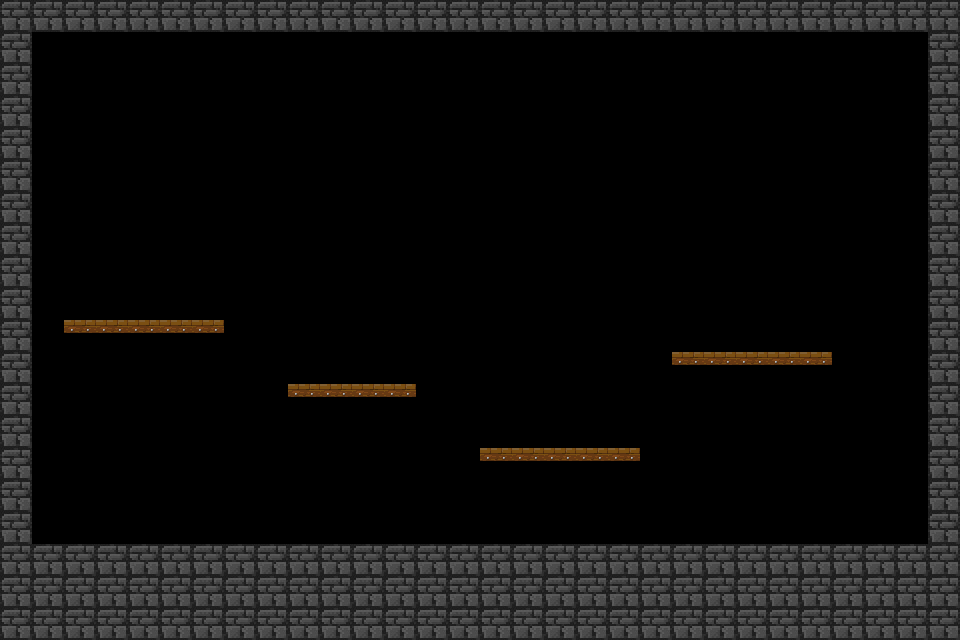

This is a level from a 2D game, rendered from its Tiled map with the project's own tilesets. A one-line summary and the complete map file follow:
An orthogonal 30x20 tile map with 32x32 px tiles, 1 tile layer (Camada de Blocos 1).

<map version="1.10" tiledversion="1.11.2" orientation="orthogonal" renderorder="right-down" width="30" height="20" tilewidth="32" tileheight="32" infinite="0" nextlayerid="2" nextobjectid="1">
 <editorsettings>
  <export target="Round_1.csv" format="csv" />
 </editorsettings>
 <tileset firstgid="1" source="blocos.tsx" />
 <layer id="1" name="Camada de Blocos 1" width="30" height="20">
  <data encoding="csv">
5,5,5,5,5,5,5,5,5,5,5,5,5,5,5,5,5,5,5,5,5,5,5,5,5,5,5,5,5,5,
5,0,0,0,0,0,0,0,0,0,0,0,0,0,0,0,0,0,0,0,0,0,0,0,0,0,0,0,0,5,
5,0,0,0,0,0,0,0,0,0,0,0,0,0,0,0,0,0,0,0,0,0,0,0,0,0,0,0,0,5,
5,0,0,0,0,0,0,0,0,0,0,0,0,0,0,0,0,0,0,0,0,0,0,0,0,0,0,0,0,5,
5,0,0,0,0,0,0,0,0,0,0,0,0,0,0,0,0,0,0,0,0,0,0,0,0,0,0,0,0,5,
5,0,0,0,0,0,0,0,0,0,0,0,0,0,0,0,0,0,0,0,0,0,0,0,0,0,0,0,0,5,
5,0,0,0,0,0,0,0,0,0,0,0,0,0,0,0,0,0,0,0,0,0,0,0,0,0,0,0,0,5,
5,0,0,0,0,0,0,0,0,0,0,0,0,0,0,0,0,0,0,0,0,0,0,0,0,0,0,0,0,5,
5,0,0,0,0,0,0,0,0,0,0,0,0,0,0,0,0,0,0,0,0,0,0,0,0,0,0,0,0,5,
5,0,0,0,0,0,0,0,0,0,0,0,0,0,0,0,0,0,0,0,0,0,0,0,0,0,0,0,0,5,
5,0,1,1,1,1,1,0,0,0,0,0,0,0,0,0,0,0,0,0,0,0,0,0,0,0,0,0,0,5,
5,0,0,0,0,0,0,0,0,0,0,0,0,0,0,0,0,0,0,0,0,1,1,1,1,1,0,0,0,5,
5,0,0,0,0,0,0,0,0,1,1,1,1,0,0,0,0,0,0,0,0,0,0,0,0,0,0,0,0,5,
5,0,0,0,0,0,0,0,0,0,0,0,0,0,0,0,0,0,0,0,0,0,0,0,0,0,0,0,0,5,
5,0,0,0,0,0,0,0,0,0,0,0,0,0,0,1,1,1,1,1,0,0,0,0,0,0,0,0,0,5,
5,0,0,0,0,0,0,0,0,0,0,0,0,0,0,0,0,0,0,0,0,0,0,0,0,0,0,0,0,5,
5,0,0,0,0,0,0,0,0,0,0,0,0,0,0,0,0,0,0,0,0,0,0,0,0,0,0,0,0,5,
5,5,5,5,5,5,5,5,5,5,5,5,5,5,5,5,5,5,5,5,5,5,5,5,5,5,5,5,5,5,
5,5,5,5,5,5,5,5,5,5,5,5,5,5,5,5,5,5,5,5,5,5,5,5,5,5,5,5,5,5,
5,5,5,5,5,5,5,5,5,5,5,5,5,5,5,5,5,5,5,5,5,5,5,5,5,5,5,5,5,5
</data>
 </layer>
</map>